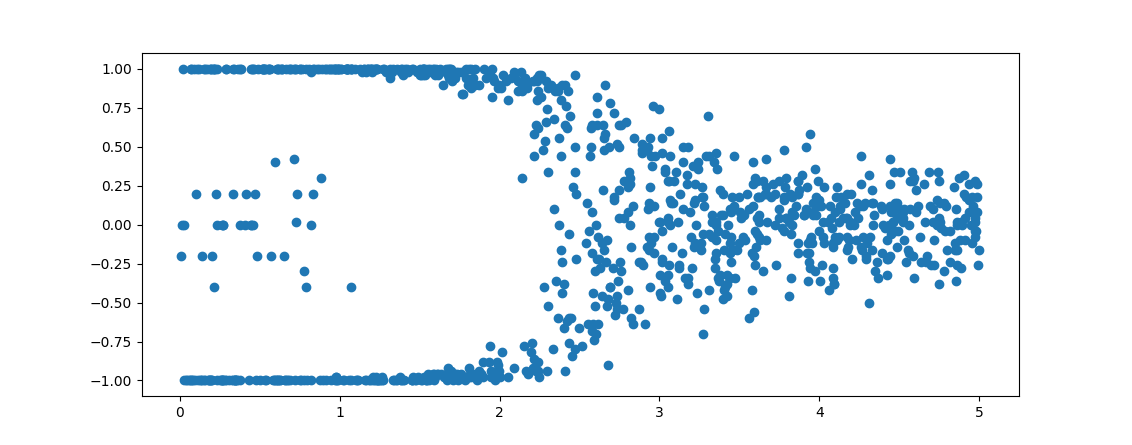

The script that drew this image:
import sys
import random
import math
import matplotlib.pyplot as plt

def Make_2D_list( row ):

    lattice = []
    for _ in range( row ):

        lattice.append( [0]*row )

    return lattice

def Calculate_dE_2D( lattice, x, y ):

    dx = [1,-1,0,0]
    dy = [0,0,1,-1]

    Neighbor_spin_value = 0

    for i in range( 4 ):

        X = x + dx[i]
        Y = y + dy[i]
        
        if X < 0:

            X = len( lattice ) - 1

        if X >= len( lattice ):

            X = 0

        if Y < 0:

            Y = len( lattice ) - 1

        if Y >= len( lattice ):

            Y = 0

        Neighbor_spin_value += lattice[X][Y]
    
    Neighbor_spin_E = (-2)*Neighbor_spin_value

    return Neighbor_spin_E

def Move_spin( lattice, x, y, E, T ):

    r = random.random()
    p = math.exp( (-E)/T )

    if r > p:

        lattice[x][y] *= -1

    return

if __name__ == "__main__":

    #####################################

    row_size = 10
    Temperature_range = 5

    #####################################

    Temperature_list = []
    Magnetization_list = []

    lattice = Make_2D_list( row_size )

    for _ in range( 1000 ):

        for i in range( row_size ):

            for j in range( row_size ):

                lattice[i][j] = random.choice( [-1,1] )

        T = ( random.random() )*Temperature_range
        Temperature_list.append( T )    

        for _ in range( 10000 ):

            x = random.randrange( row_size )
            y = random.randrange( row_size )

            lattice[x][y] *= -1

            dE = Calculate_dE_2D( lattice, x, y )
                    
            if lattice[x][y] < 0:

                dE *= -1

            if dE >= 0:

                Move_spin( lattice, x, y, dE, T )


        M = 0
        
        for i in range( row_size ):

            for j in range( row_size ):

                M += lattice[i][j]
        
        Magnetization_list.append( M/100 )

    plt.plot( Temperature_list, Magnetization_list, 'o' )
    plt.show()



                        

                        












    
